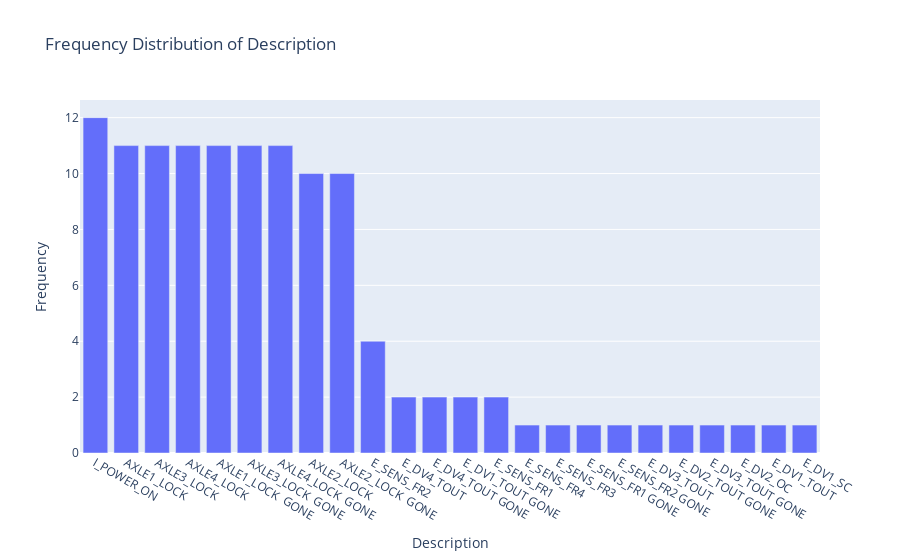

Source (notebook cell):
### Code cell
# Create main application window
root = tk.Tk()
app = FrequencyApp(root)
root.mainloop()

### Figure 1 — Plotly figure (JSON) as saved in the notebook; plotly's stock layout.template omitted (floating-point values rounded to 4 significant figures)
{"data": [{"alignmentgroup": "True", "hovertemplate": "Description=%{x}<br>Frequency=%{y}<extra></extra>", "legendgroup": "", "marker": {"color": "#636efa", "pattern": {"shape": ""}}, "name": "", "offsetgroup": "", "orientation": "v", "showlegend": false, "textposition": "auto", "type": "bar", "x": ["I_POWER_ON", "AXLE1_LOCK", "AXLE3_LOCK", "AXLE4_LOCK", "AXLE1_LOCK  GONE", "AXLE3_LOCK  GONE", "AXLE4_LOCK  GONE", "AXLE2_LOCK", "AXLE2_LOCK  GONE", "E_SENS_FR2", "E_DV4_TOUT", "E_DV4_TOUT GONE", "E_DV1_TOUT GONE", "E_SENS_FR1", "E_SENS_FR4", "E_SENS_FR3", "E_SENS_FR1 GONE", "E_SENS_FR2 GONE", "E_DV3_TOUT", "E_DV2_TOUT GONE", "E_DV3_TOUT GONE", "E_DV2_OC", "E_DV1_TOUT", "E_DV1_SC"], "xaxis": "x", "y": [12, 11, 11, 11, 11, 11, 11, 10, 10, 4, 2, 2, 2, 2, 1, 1, 1, 1, 1, 1, 1, 1, 1, 1], "yaxis": "y"}], "layout": {"barmode": "relative", "legend": {"tracegroupgap": 0}, "title": {"text": "Frequency Distribution of Description"}, "xaxis": {"anchor": "y", "domain": [0, 1], "title": {"text": "Description"}}, "yaxis": {"anchor": "x", "domain": [0, 1], "title": {"text": "Frequency"}}}}
